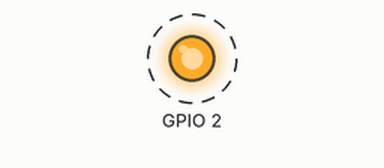
Bench run of a sketch on a simulated ESP32. On the bench: output pins drawn as LEDs (lit = HIGH). Dashed ring = blinking. What the sketch prints to the serial monitor is not drawn.

Above: at 0.2 s.
Timing chart, 0 to 3.0 s (numbered marks = the images above):
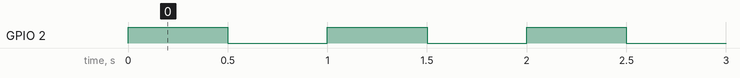

The sketch:

esp32_check.ino
```cpp
void setup() {
  // Start Serial at 115200 baud
  Serial.begin(115200);
  // Wait up to 2 seconds for the serial port to open
  unsigned long start = millis();
  while (!Serial && millis() - start < 2000) { /* wait */ }

  // Print a test message
  Serial.println("🚀 Serial is up and running!");

  // Configure built‑in LED (usually GPIO2) for a simple blink
  pinMode(2, OUTPUT);
}

void loop() {
  // Toggle the onboard LED every half‑second
  digitalWrite(2, HIGH);
  delay(500);
  digitalWrite(2, LOW);
  delay(500);

  // Also print a heartbeat
  Serial.println("❤️ Alive");
}
```

Measured:
- by itself, GPIO 2: alternates HIGH for 0.50 s and LOW for 0.50 s
